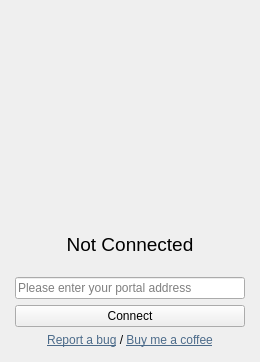
<?xml version="1.0" encoding="UTF-8"?>
<ui version="4.0">
 <class>GPClient</class>
 <widget class="QMainWindow" name="GPClient">
  <property name="geometry">
   <rect>
    <x>0</x>
    <y>0</y>
    <width>260</width>
    <height>362</height>
   </rect>
  </property>
  <property name="windowTitle">
   <string>GlobalProtect OpenConnect</string>
  </property>
  <property name="windowIcon">
   <iconset resource="resources.qrc">
    <normaloff>:/images/logo.svg</normaloff>:/images/logo.svg</iconset>
  </property>
  <property name="styleSheet">
   <string notr="true"/>
  </property>
  <property name="iconSize">
   <size>
    <width>22</width>
    <height>22</height>
   </size>
  </property>
  <widget class="QWidget" name="centralwidget">
   <property name="sizePolicy">
    <sizepolicy hsizetype="Preferred" vsizetype="Preferred">
     <horstretch>0</horstretch>
     <verstretch>0</verstretch>
    </sizepolicy>
   </property>
   <property name="layoutDirection">
    <enum>Qt::LeftToRight</enum>
   </property>
   <layout class="QVBoxLayout" name="verticalLayout_3" stretch="1,0,0">
    <property name="leftMargin">
     <number>15</number>
    </property>
    <property name="topMargin">
     <number>15</number>
    </property>
    <property name="rightMargin">
     <number>15</number>
    </property>
    <property name="bottomMargin">
     <number>15</number>
    </property>
    <item>
     <layout class="QVBoxLayout" name="verticalLayout" stretch="1,0">
      <property name="bottomMargin">
       <number>15</number>
      </property>
      <item>
       <widget class="QLabel" name="statusImage">
        <property name="styleSheet">
         <string notr="true">#statusImage {
	image: url(:/images/not_connected.png);
	padding: 15
}</string>
        </property>
        <property name="text">
         <string/>
        </property>
       </widget>
      </item>
      <item>
       <widget class="QLabel" name="statusLabel">
        <property name="font">
         <font>
          <pointsize>14</pointsize>
          <weight>50</weight>
          <bold>false</bold>
          <underline>false</underline>
         </font>
        </property>
        <property name="text">
         <string>Not Connected</string>
        </property>
        <property name="alignment">
         <set>Qt::AlignCenter</set>
        </property>
       </widget>
      </item>
     </layout>
    </item>
    <item>
     <layout class="QVBoxLayout" name="verticalLayout_2">
      <property name="bottomMargin">
       <number>0</number>
      </property>
      <item>
       <widget class="QLineEdit" name="portalInput">
        <property name="text">
         <string/>
        </property>
        <property name="placeholderText">
         <string>Please enter your portal address</string>
        </property>
       </widget>
      </item>
      <item>
       <widget class="QPushButton" name="connectButton">
        <property name="sizePolicy">
         <sizepolicy hsizetype="Expanding" vsizetype="Fixed">
          <horstretch>0</horstretch>
          <verstretch>0</verstretch>
         </sizepolicy>
        </property>
        <property name="text">
         <string>Connect</string>
        </property>
        <property name="autoDefault">
         <bool>true</bool>
        </property>
        <property name="default">
         <bool>false</bool>
        </property>
       </widget>
      </item>
     </layout>
    </item>
    <item>
     <widget class="QLabel" name="label">
      <property name="text">
       <string>&lt;html&gt;&lt;head/&gt;&lt;body&gt;&lt;p align=&quot;center&quot;&gt;&lt;a href=&quot;https://github.com/yuezk/GlobalProtect-openconnect/issues&quot;&gt;&lt;span style=&quot; text-decoration: underline; color:#4c6b8a;&quot;&gt;Report a bug&lt;/span&gt;&lt;/a&gt; / &lt;a href=&quot;https://www.buymeacoffee.com/yuezk&quot;&gt;&lt;span style=&quot; text-decoration: underline; color:#4c6b8a;&quot;&gt;Buy me a coffee&lt;/span&gt;&lt;/a&gt;&lt;/p&gt;&lt;/body&gt;&lt;/html&gt;</string>
      </property>
      <property name="openExternalLinks">
       <bool>true</bool>
      </property>
     </widget>
    </item>
   </layout>
  </widget>
 </widget>
 <resources>
  <include location="resources.qrc"/>
 </resources>
 <connections/>
</ui>
